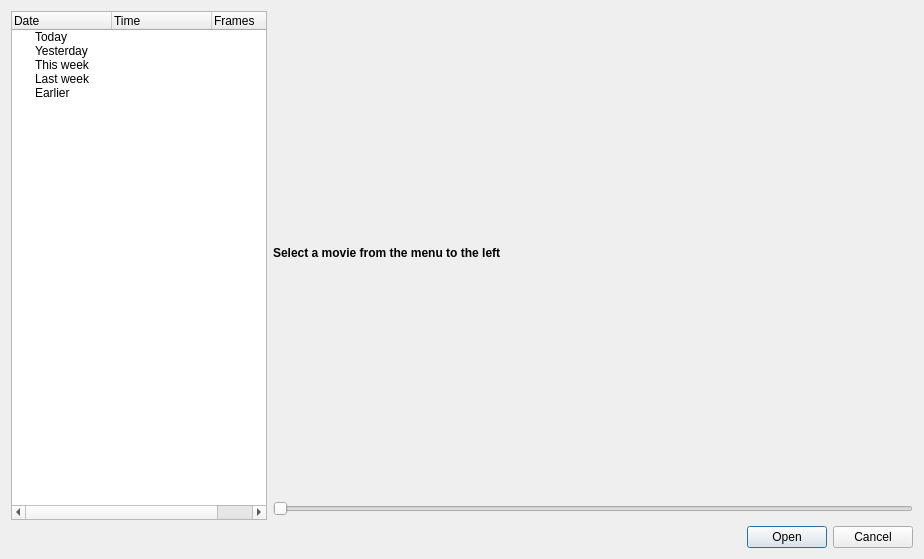
<?xml version="1.0" encoding="UTF-8"?>
<ui version="4.0">
 <class>AddToPreviousMovieDialog</class>
 <widget class="QDialog" name="AddToPreviousMovieDialog">
  <property name="geometry">
   <rect>
    <x>0</x>
    <y>0</y>
    <width>924</width>
    <height>559</height>
   </rect>
  </property>
  <property name="windowTitle">
   <string>Choose movie to work on</string>
  </property>
  <layout class="QVBoxLayout" name="verticalLayout_2">
   <item>
    <layout class="QHBoxLayout" name="horizontalLayout">
     <item>
      <widget class="QTreeWidget" name="treeWidget">
       <property name="sizePolicy">
        <sizepolicy hsizetype="MinimumExpanding" vsizetype="Expanding">
         <horstretch>0</horstretch>
         <verstretch>0</verstretch>
        </sizepolicy>
       </property>
       <property name="editTriggers">
        <set>QAbstractItemView::NoEditTriggers</set>
       </property>
       <property name="showDropIndicator" stdset="0">
        <bool>false</bool>
       </property>
       <column>
        <property name="text">
         <string>Date</string>
        </property>
       </column>
       <column>
        <property name="text">
         <string>Time</string>
        </property>
       </column>
       <column>
        <property name="text">
         <string>Frames</string>
        </property>
       </column>
       <item>
        <property name="text">
         <string>Today</string>
        </property>
       </item>
       <item>
        <property name="text">
         <string>Yesterday</string>
        </property>
       </item>
       <item>
        <property name="text">
         <string>This week</string>
        </property>
       </item>
       <item>
        <property name="text">
         <string>Last week</string>
        </property>
       </item>
       <item>
        <property name="text">
         <string>Earlier</string>
        </property>
       </item>
      </widget>
     </item>
     <item>
      <layout class="QVBoxLayout" name="verticalLayout">
       <item>
        <widget class="QLabel" name="frameLabel">
         <property name="sizePolicy">
          <sizepolicy hsizetype="Fixed" vsizetype="Fixed">
           <horstretch>0</horstretch>
           <verstretch>0</verstretch>
          </sizepolicy>
         </property>
         <property name="minimumSize">
          <size>
           <width>640</width>
           <height>480</height>
          </size>
         </property>
         <property name="text">
          <string>&lt;b&gt;Select a movie from the menu to the left&lt;/b&gt;</string>
         </property>
        </widget>
       </item>
       <item>
        <widget class="QSlider" name="horizontalSlider">
         <property name="orientation">
          <enum>Qt::Horizontal</enum>
         </property>
        </widget>
       </item>
      </layout>
     </item>
    </layout>
   </item>
   <item>
    <widget class="QDialogButtonBox" name="buttonBox">
     <property name="orientation">
      <enum>Qt::Horizontal</enum>
     </property>
     <property name="standardButtons">
      <set>QDialogButtonBox::Cancel|QDialogButtonBox::Open</set>
     </property>
    </widget>
   </item>
  </layout>
 </widget>
 <resources/>
 <connections>
  <connection>
   <sender>buttonBox</sender>
   <signal>accepted()</signal>
   <receiver>AddToPreviousMovieDialog</receiver>
   <slot>accept()</slot>
   <hints>
    <hint type="sourcelabel">
     <x>224</x>
     <y>307</y>
    </hint>
    <hint type="destinationlabel">
     <x>157</x>
     <y>274</y>
    </hint>
   </hints>
  </connection>
  <connection>
   <sender>buttonBox</sender>
   <signal>rejected()</signal>
   <receiver>AddToPreviousMovieDialog</receiver>
   <slot>reject()</slot>
   <hints>
    <hint type="sourcelabel">
     <x>292</x>
     <y>308</y>
    </hint>
    <hint type="destinationlabel">
     <x>286</x>
     <y>274</y>
    </hint>
   </hints>
  </connection>
 </connections>
 <slots>
  <slot>movieSliderValueChanged(int)</slot>
  <slot>movieSelectionChanged()</slot>
 </slots>
</ui>
